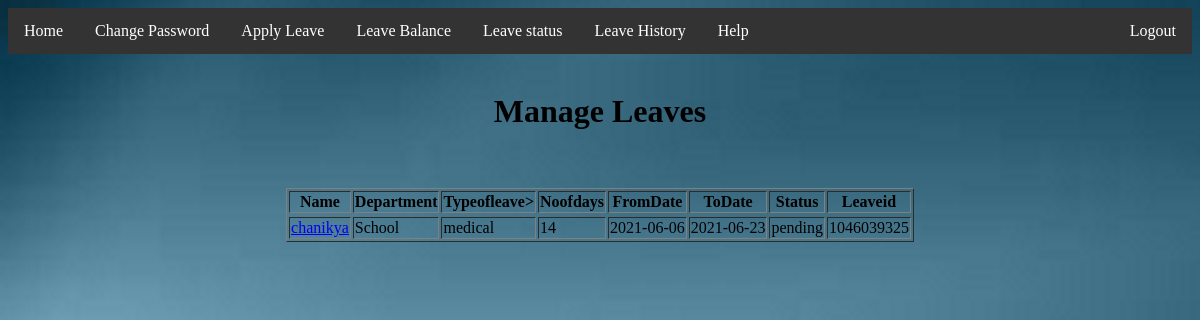
The page /manageleave.php on the database its author committed.
### tables this page shows
CREATE TABLE `leavetable` (
  `Name` varchar(20) NOT NULL,
  `Typeofleave` varchar(20) NOT NULL,
  `Noofdays` int(11) NOT NULL,
  `Fromdate` date NOT NULL,
  `Todate` date NOT NULL,
  `Status` varchar(15) NOT NULL,
  `Cancellation` varchar(10) NOT NULL,
  `Leaveid` int(11) NOT NULL
);

CREATE TABLE `info1` (
  `Name` varchar(20) NOT NULL,
  `Department` varchar(10) NOT NULL,
  `Gender` varchar(10) NOT NULL,
  `Jdate` date NOT NULL,
  `EmailId` varchar(30) NOT NULL
);

### manageleave.php (the view, shortened to what this page needs)
<html>
<head>
	<link href="styles.css" rel="stylesheet" type="text/css" />
</head>
<body>
<ul>
  <li><a href="new.html">Home</a></li>
  <li><a href="chanpass.php">Change Password</a></li>
  <li><a href="applyleave.php">Apply Leave</a></li>
  <li><a href="leavebal.php">Leave Balance</a></li>
  <li><a href="leavestatus.php">Leave status</a></li>
  <li><a href="leavehistory.php">Leave History</a></li>
  <li><a href="help.php">Help</a></li>
  <li style="float:right"><a href="new.php">Logout</a></li>
</ul>
	<center>
	<br><h1>Manage Leaves</h1></br>
<?php
 $con = mysqli_connect('localhost','root','') or die(mysqli_error());
 mysqli_select_db($con,'anu') or die(mysqli_error());
 $query="select * from leavetable";
 $result=mysqli_query($con,$query) or die("query failed".mysqli_error());
 echo "<table border='1'>";
 echo "<tr>";
 echo "<th>Name</th><th>Department</th><th>Typeofleave></th><th>Noofdays</th><th>FromDate</th><th>ToDate</th><th>Status</th><th>Leaveid</th>";
 echo "<tr>";
 while($res=mysqli_fetch_array($result,MYSQLI_ASSOC))
 {
	$st=$res['Status'];
	if($st=='pending')
	{
		$q=mysqli_query($con,"select * from info1");
		while($re=mysqli_fetch_array($q,MYSQLI_ASSOC))
                {
			if($re['Name']==$res['Name'])
				$dep=$re['Department'];
		}
		$n=$res['Name'];
		echo "<tr>";
	echo "<td><a href=\"approval.php\">".$n."</a></td><td>".$dep."</td><td>".$res['Typeofleave']."</td><td>".$res['Noofdays']."</td><td>".$res['Fromdate']."</td><td>".$res['Todate']."</td><td>".$st."</td><td>".$res['Leaveid']."</td>";
	echo "</tr>";
	}
 }
?>
</body>
</html>

### styles.css (style rules this page uses)
body { background-image:url(lahari1.jpg); }

### manageleave.php (style rules this page uses)
ul { list-style-type: none; margin: 0; padding: 0; overflow: hidden; background-color: #333; }
li { float: left; }
li a { display: block; color: white; text-align: center; padding: 14px 16px; text-decoration: none; }

### rows shown on the page
leavetable: Name "chanikya", info1.Department "School", Typeofleave "medical", Noofdays "14", Fromdate "2021-06-06", Todate "2021-06-23", Status "pending", Leaveid "1046039325"
